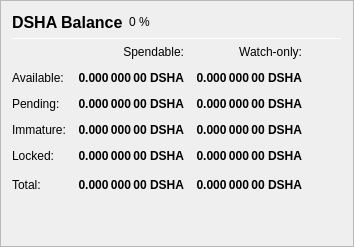
                   <widget class="QFrame" name="frame_Balances">
                    <property name="frameShape">
                     <enum>QFrame::StyledPanel</enum>
                    </property>
                    <property name="frameShadow">
                     <enum>QFrame::Raised</enum>
                    </property>
                    <layout class="QVBoxLayout" name="verticalLayout_4">
                     <item>
                      <layout class="QHBoxLayout" name="horizontalLayout_4">
                       <item>
                        <widget class="QLabel" name="label_5">
                         <property name="minimumSize">
                          <size>
                           <width>0</width>
                           <height>20</height>
                          </size>
                         </property>
                         <property name="font">
                          <font>
                           <pointsize>12</pointsize>
                           <weight>75</weight>
                           <bold>true</bold>
                          </font>
                         </property>
                         <property name="text">
                          <string>DSHA Balance</string>
                         </property>
                        </widget>
                       </item>
                       <item>
                        <widget class="QLabel" name="labelDSHAPercent">
                         <property name="text">
                          <string notr="true">0 %</string>
                         </property>
                        </widget>
                       </item>
                       <item>
                        <spacer name="horizontalSpacer_3">
                         <property name="orientation">
                          <enum>Qt::Horizontal</enum>
                         </property>
                         <property name="sizeHint" stdset="0">
                          <size>
                           <width>40</width>
                           <height>20</height>
                          </size>
                         </property>
                        </spacer>
                       </item>
                      </layout>
                     </item>
                     <item>
                      <widget class="Line" name="line_Balance">
                       <property name="minimumSize">
                        <size>
                         <width>0</width>
                         <height>1</height>
                        </size>
                       </property>
                       <property name="maximumSize">
                        <size>
                         <width>16777215</width>
                         <height>1</height>
                        </size>
                       </property>
                       <property name="orientation">
                        <enum>Qt::Horizontal</enum>
                       </property>
                      </widget>
                     </item>
                     <item>
                      <layout class="QGridLayout" name="gridLayout">
                       <property name="spacing">
                        <number>12</number>
                       </property>
                       <item row="0" column="1">
                        <widget class="QLabel" name="labelSpendable">
                         <property name="text">
                          <string>Spendable:</string>
                         </property>
                         <property name="alignment">
                          <set>Qt::AlignRight|Qt::AlignTrailing|Qt::AlignVCenter</set>
                         </property>
                        </widget>
                       </item>
                       <item row="0" column="2">
                        <widget class="QLabel" name="labelWatchonly">
                         <property name="text">
                          <string>Watch-only:</string>
                         </property>
                         <property name="alignment">
                          <set>Qt::AlignRight|Qt::AlignTrailing|Qt::AlignVCenter</set>
                         </property>
                        </widget>
                       </item>
                       <item row="1" column="0">
                        <widget class="QLabel" name="labelBalanceText">
                         <property name="text">
                          <string>Available:</string>
                         </property>
                        </widget>
                       </item>
                       <item row="1" column="1">
                        <widget class="QLabel" name="labelBalance">
                         <property name="font">
                          <font>
                           <weight>75</weight>
                           <bold>true</bold>
                          </font>
                         </property>
                         <property name="cursor">
                          <cursorShape>IBeamCursor</cursorShape>
                         </property>
                         <property name="toolTip">
                          <string>Your current spendable balance</string>
                         </property>
                         <property name="text">
                          <string notr="true">0.000 000 00 DSHA</string>
                         </property>
                         <property name="alignment">
                          <set>Qt::AlignRight|Qt::AlignTrailing|Qt::AlignVCenter</set>
                         </property>
                         <property name="textInteractionFlags">
                          <set>Qt::LinksAccessibleByMouse|Qt::TextSelectableByKeyboard|Qt::TextSelectableByMouse</set>
                         </property>
                        </widget>
                       </item>
                       <item row="1" column="2">
                        <widget class="QLabel" name="labelWatchAvailable">
                         <property name="font">
                          <font>
                           <weight>75</weight>
                           <bold>true</bold>
                          </font>
                         </property>
                         <property name="cursor">
                          <cursorShape>IBeamCursor</cursorShape>
                         </property>
                         <property name="toolTip">
                          <string>Your current balance in watch-only addresses</string>
                         </property>
                         <property name="text">
                          <string notr="true">0.000 000 00 DSHA</string>
                         </property>
                         <property name="alignment">
                          <set>Qt::AlignRight|Qt::AlignTrailing|Qt::AlignVCenter</set>
                         </property>
                         <property name="textInteractionFlags">
                          <set>Qt::LinksAccessibleByMouse|Qt::TextSelectableByKeyboard|Qt::TextSelectableByMouse</set>
                         </property>
                        </widget>
                       </item>
                       <item row="2" column="0">
                        <widget class="QLabel" name="labelPendingText">
                         <property name="text">
                          <string>Pending:</string>
                         </property>
                        </widget>
                       </item>
                       <item row="2" column="1">
                        <widget class="QLabel" name="labelUnconfirmed">
                         <property name="font">
                          <font>
                           <weight>75</weight>
                           <bold>true</bold>
                          </font>
                         </property>
                         <property name="cursor">
                          <cursorShape>IBeamCursor</cursorShape>
                         </property>
                         <property name="toolTip">
                          <string>Total of transactions that have yet to be confirmed, and do not yet count toward the spendable balance</string>
                         </property>
                         <property name="text">
                          <string notr="true">0.000 000 00 DSHA</string>
                         </property>
                         <property name="alignment">
                          <set>Qt::AlignRight|Qt::AlignTrailing|Qt::AlignVCenter</set>
                         </property>
                         <property name="textInteractionFlags">
                          <set>Qt::LinksAccessibleByMouse|Qt::TextSelectableByKeyboard|Qt::TextSelectableByMouse</set>
                         </property>
                        </widget>
                       </item>
                       <item row="2" column="2">
                        <widget class="QLabel" name="labelWatchPending">
                         <property name="font">
                          <font>
                           <weight>75</weight>
                           <bold>true</bold>
                          </font>
                         </property>
                         <property name="cursor">
                          <cursorShape>IBeamCursor</cursorShape>
                         </property>
                         <property name="toolTip">
                          <string>Unconfirmed transactions to watch-only addresses</string>
                         </property>
                         <property name="text">
                          <string notr="true">0.000 000 00 DSHA</string>
                         </property>
                         <property name="alignment">
                          <set>Qt::AlignRight|Qt::AlignTrailing|Qt::AlignVCenter</set>
                         </property>
                         <property name="textInteractionFlags">
                          <set>Qt::LinksAccessibleByMouse|Qt::TextSelectableByKeyboard|Qt::TextSelectableByMouse</set>
                         </property>
                        </widget>
                       </item>
                       <item row="3" column="0">
                        <widget class="QLabel" name="labelImmatureText">
                         <property name="text">
                          <string>Immature:</string>
                         </property>
                        </widget>
                       </item>
                       <item row="3" column="1">
                        <widget class="QLabel" name="labelImmature">
                         <property name="font">
                          <font>
                           <weight>75</weight>
                           <bold>true</bold>
                          </font>
                         </property>
                         <property name="cursor">
                          <cursorShape>IBeamCursor</cursorShape>
                         </property>
                         <property name="toolTip">
                          <string>Staked or masternode rewards that has not yet matured</string>
                         </property>
                         <property name="text">
                          <string notr="true">0.000 000 00 DSHA</string>
                         </property>
                         <property name="alignment">
                          <set>Qt::AlignRight|Qt::AlignTrailing|Qt::AlignVCenter</set>
                         </property>
                         <property name="textInteractionFlags">
                          <set>Qt::LinksAccessibleByMouse|Qt::TextSelectableByKeyboard|Qt::TextSelectableByMouse</set>
                         </property>
                        </widget>
                       </item>
                       <item row="3" column="2">
                        <widget class="QLabel" name="labelWatchImmature">
                         <property name="font">
                          <font>
                           <weight>75</weight>
                           <bold>true</bold>
                          </font>
                         </property>
                         <property name="cursor">
                          <cursorShape>IBeamCursor</cursorShape>
                         </property>
                         <property name="toolTip">
                          <string>Staked or masternode rewards in watch-only addresses that has not yet matured</string>
                         </property>
                         <property name="text">
                          <string notr="true">0.000 000 00 DSHA</string>
                         </property>
                         <property name="alignment">
                          <set>Qt::AlignRight|Qt::AlignTrailing|Qt::AlignVCenter</set>
                         </property>
                         <property name="textInteractionFlags">
                          <set>Qt::LinksAccessibleByMouse|Qt::TextSelectableByKeyboard|Qt::TextSelectableByMouse</set>
                         </property>
                        </widget>
                       </item>
                       <item row="4" column="0">
                        <widget class="QLabel" name="labelLockedBalanceText">
                         <property name="toolTip">
                          <string>Locked DSHA or Masternode collaterals. These are excluded from zDSHA minting.</string>
                         </property>
                         <property name="text">
                          <string>Locked:</string>
                         </property>
                        </widget>
                       </item>
                       <item row="4" column="1">
                        <widget class="QLabel" name="labelLockedBalance">
                         <property name="font">
                          <font>
                           <weight>75</weight>
                           <bold>true</bold>
                          </font>
                         </property>
                         <property name="cursor">
                          <cursorShape>IBeamCursor</cursorShape>
                         </property>
                         <property name="toolTip">
                          <string>Locked DSHA or Masternode collaterals. These are excluded from zDSHA minting.</string>
                         </property>
                         <property name="text">
                          <string notr="true">0.000 000 00 DSHA</string>
                         </property>
                         <property name="alignment">
                          <set>Qt::AlignRight|Qt::AlignTrailing|Qt::AlignVCenter</set>
                         </property>
                         <property name="textInteractionFlags">
                          <set>Qt::LinksAccessibleByMouse|Qt::TextSelectableByKeyboard|Qt::TextSelectableByMouse</set>
                         </property>
                        </widget>
                       </item>
                       <item row="4" column="2">
                        <widget class="QLabel" name="labelWatchLocked">
                         <property name="font">
                          <font>
                           <weight>75</weight>
                           <bold>true</bold>
                          </font>
                         </property>
                         <property name="cursor">
                          <cursorShape>IBeamCursor</cursorShape>
                         </property>
                         <property name="toolTip">
                          <string>Current locked balance in watch-only addresses</string>
                         </property>
                         <property name="text">
                          <string notr="true">0.000 000 00 DSHA</string>
                         </property>
                         <property name="alignment">
                          <set>Qt::AlignRight|Qt::AlignTrailing|Qt::AlignVCenter</set>
                         </property>
                         <property name="textInteractionFlags">
                          <set>Qt::LinksAccessibleByMouse|Qt::TextSelectableByKeyboard|Qt::TextSelectableByMouse</set>
                         </property>
                        </widget>
                       </item>
                       <item row="5" column="0">
                        <widget class="QLabel" name="labelTotalText">
                         <property name="toolTip">
                          <string>Your current DigitalShadow balance, unconfirmed and immature transactions included</string>
                         </property>
                         <property name="text">
                          <string>Total:</string>
                         </property>
                        </widget>
                       </item>
                       <item row="5" column="1">
                        <widget class="QLabel" name="labelTotal">
                         <property name="font">
                          <font>
                           <weight>75</weight>
                           <bold>true</bold>
                          </font>
                         </property>
                         <property name="cursor">
                          <cursorShape>IBeamCursor</cursorShape>
                         </property>
                         <property name="toolTip">
                          <string>Your current DigitalShadow balance, unconfirmed and immature transactions included</string>
                         </property>
                         <property name="text">
                          <string notr="true">0.000 000 00 DSHA</string>
                         </property>
                         <property name="alignment">
                          <set>Qt::AlignRight|Qt::AlignTrailing|Qt::AlignVCenter</set>
                         </property>
                         <property name="textInteractionFlags">
                          <set>Qt::LinksAccessibleByMouse|Qt::TextSelectableByKeyboard|Qt::TextSelectableByMouse</set>
                         </property>
                        </widget>
                       </item>
                       <item row="5" column="2">
                        <widget class="QLabel" name="labelWatchTotal">
                         <property name="font">
                          <font>
                           <weight>75</weight>
                           <bold>true</bold>
                          </font>
                         </property>
                         <property name="cursor">
                          <cursorShape>IBeamCursor</cursorShape>
                         </property>
                         <property name="toolTip">
                          <string>Current total balance in watch-only addresses</string>
                         </property>
                         <property name="text">
                          <string notr="true">0.000 000 00 DSHA</string>
                         </property>
                         <property name="alignment">
                          <set>Qt::AlignRight|Qt::AlignTrailing|Qt::AlignVCenter</set>
                         </property>
                         <property name="textInteractionFlags">
                          <set>Qt::LinksAccessibleByMouse|Qt::TextSelectableByKeyboard|Qt::TextSelectableByMouse</set>
                         </property>
                        </widget>
                       </item>
                       <item row="5" column="3">
                        <spacer name="horizontalSpacer_9">
                         <property name="orientation">
                          <enum>Qt::Horizontal</enum>
                         </property>
                         <property name="sizeHint" stdset="0">
                          <size>
                           <width>40</width>
                           <height>20</height>
                          </size>
                         </property>
                        </spacer>
                       </item>
                      </layout>
                     </item>
                     <item>
                      <spacer name="verticalSpacer_3">
                       <property name="orientation">
                        <enum>Qt::Vertical</enum>
                       </property>
                       <property name="sizeHint" stdset="0">
                        <size>
                         <width>20</width>
                         <height>40</height>
                        </size>
                       </property>
                      </spacer>
                     </item>
                    </layout>
                   </widget>
